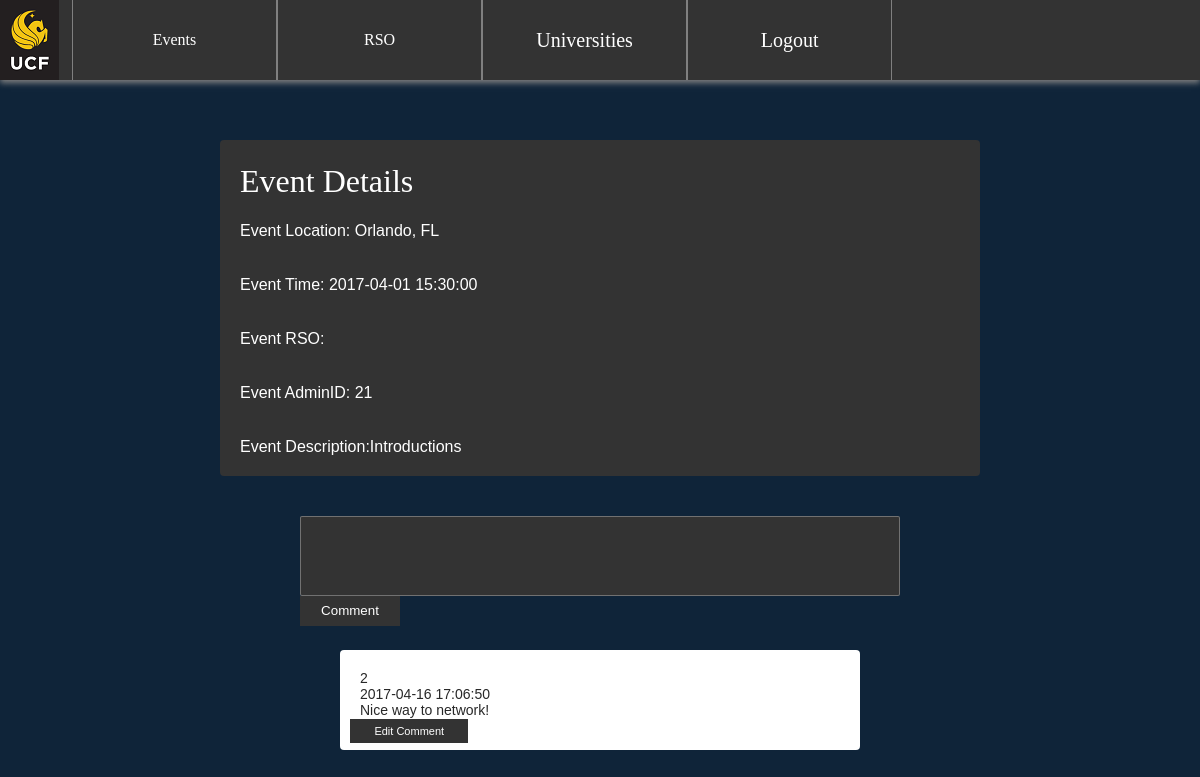
Screenshot of /Events/event_comments.php?varname=2 with the database file from the repository.
### tables this page shows
CREATE TABLE events (
    eid INTEGER NOT NULL AUTO_INCREMENT,
    aid INTEGER NOT NULL,
    rsoid INTEGER,
    description VARCHAR(255) NOT NULL,
    time DATETIME NOT NULL,
    venuetype VARCHAR(20) NOT NULL,
    eventtype VARCHAR(20) NOT NULL,
    location VARCHAR(1000) NOT NULL,
    lat FLOAT( 10, 6 ),
    lng FLOAT( 10, 6 ),
    approved BOOLEAN DEFAULT FALSE,
    PRIMARY KEY (eid),
    FOREIGN KEY (aid)
        REFERENCES admin (aid),
	FOREIGN KEY (rsoid)
		REFERENCES rsoaffiliation (rsoid)
);

CREATE TABLE comment (
    commentid INTEGER NOT NULL AUTO_INCREMENT,
    uid INTEGER NOT NULL,
    eid INTEGER NOT NULL,
    rating INTEGER,
    ctime TIMESTAMP DEFAULT CURRENT_TIMESTAMP,
    comment VARCHAR(255),
    PRIMARY KEY (commentid),
    FOREIGN KEY (uid)
        REFERENCES user (uid),
    FOREIGN KEY (eid)
        REFERENCES events (eid)
);

### Events/event_comments.php (the view, shortened to what this page needs)
<?php
include '../Navbar/includes/dbh.php';
            ?><script type="text/javascript">location.href = 'comment_edit.php';</script><?php
            $eid = $_SESSION['eid'];
    function getComments($mysqli){
        $eid = $_SESSION['eid'];
        $sql = "SELECT * FROM comment WHERE eid= '$eid'";
        $result = mysqli_query($mysqli, $sql);
        if(mysqli_num_rows($result)>0){
            while($row = $result ->fetch_assoc()){
                echo "<div class='comment-box'><p>";
                    echo $row['uid']."<br>";
                    echo $row['ctime']."<br>";
                $commentid = $row['commentid'];
                    echo nl2br($row['comment']);
                    echo "<br>";
              echo'<td><h3><a href="comment_edit.php?commentid='.$commentid.'">Edit Comment</a></h3></td></tr>';
                echo "<p></div>";
            }
        } else{
            echo "No comments have been made. Be the first to comment now!";
        }
    }
        $sql = "SELECT * FROM events WHERE eid = '$eid'";
        $result = mysqli_query($mysqli, $sql);
        if(mysqli_num_rows($result) > 0 ){
            $row = $result ->fetch_assoc();
            $description = $row['description'];
            $location = $row['location'];
            $eventTime = $row['time'];
            $rsoID = $row['rsoid'];
            $aid = $row['aid'];
        }else{
            echo "No event with that Event ID Exists!";
        }
?>
<!DOCTYPE html>
<html>
<head>
<link rel="stylesheet" type="text/css" href="../Navbar/Signup/signupStyle.css">
</head>
<body>
<?php
    echo "<div class='event-box'><p>";
            echo "<ul id='eventdetails'>";
                echo "<h1>Event Details</h1>";
                echo "<li>Event Location: $location</li><br><br>";
                echo "<li>Event Time: $eventTime</li><br><br>";
                echo "<li>Event RSO: $rsoID</li><br><br>";
                echo "<li>Event AdminID: $aid</li><br><br>";
                echo "<li>Event Description:";
                echo nl2br($description)."<br>";
            echo "</ul>";
                echo "<p></div>";
   echo" <form method='POST' action='".setComments($mysqli)."'>
        <input type='hidden' name='uid' value='Anonymous'>
        <input type='hidden' name='date' value='".date('Y-m-d H:i:s')."'>
        <textarea name='message'></textarea><br>
        <button class='commentsubmit' type='submit' name='commentSubmit'>Comment</button>
    </form>";
getComments($mysqli)
?>
</body>
</html>

### Navbar/Signup/signupStyle.css (style rules this page uses)
* { margin:0; padding:0; }
h1 { font-size: 2em; font-family: "Core Sans N W01 35 Light"; font-weight: normal; margin: .67em 0; display: block; }
img { margin-bottom: 20px; }
body { color: #fff; background-color:#f0f0f0; font-family:helvetica; background:url('http://clevertechie.com/img/bnet-bg.jpg') #0f2439 no-repeat center top; }
select, textarea, input[type="text"], input[type="password"], input[type="email"] { height:30px; width:100%;; display: inline-block; vertical-align: middle; height: 34px; padding: 0 10px; margin-top: 3px; margin-bottom: 10px; font-size: 15px; line-height: 20px; border: 1px solid rgba(255, 255, 255, 0.3); background-color: rgba(0, 0, 0, 0.5); color: rgba(255, 255, 255, 0.7); -moz-box-sizing: border-box; box-sizing: border-box; border-radius: 2px; }
select, textarea, input[type="text"], input[type="password"], input[type="email"] { -webkit-appearance: none; -moz-appearance: none; -ms-appearance: none; appearance: none; -webkit-transition: background-position 0.2s, background-color 0.2s, border-color 0.2s, box-shadow 0.2s; transition: background-position 0.2s, background-color 0.2s, border-color 0.2s, box-shadow 0.2s; }

### Events/event_comments.php (style rules this page uses)
* { margin: auto; }
textarea { width: 50%; margin-top: 3%; margin-left: 25%; margin-bottom: 0%; height: 80px; background-color: #333; resize:none; }
.commentsubmit { width: 100px; height: 30px; margin-left: 25%; margin-bottom: 2%; background-color: #333; border: none; color: #fff; font-family: arial; font-weight: 400; cursor: pointer; }
.comment-box { width: 40%; padding: 20px; padding-bottom: 10px; margin-bottom: 4px; background-color: #fff; border-radius: 4px; }
.comment-box p { font-family: arial; font-size: 14px; line-height: 16px; color: #282828; font-weight: 100; }
.event-box { margin-top: 5%; width: 60%; padding: 20px; padding-top: 2px; margin-bottom: 4px; background-color: #333; border-radius: 4px; }
.event-box p { font-family: arial; font-size: 14px; line-height: 16px; color: #fff; font-weight: 100; }
ul { margin-left: none; text-align: left; list-style: none; }
h3 a { width: 100px; height: 30px; font-size: 11px; margin-left: -2%; margin-bottom: 0%; padding: 6px; padding-left: 5%; padding-right: 5%; background-color: #333; border: none; color: #fff; font-family: arial; font-weight: 400; cursor: pointer; text-decoration: none; }

### rows the page displays
events: location "Orlando, FL", time "2017-04-01 15:30:00", aid "21", description "Introductions"
comment: uid "2", ctime "2017-04-16 17:06:50", comment "Nice way to network!"
